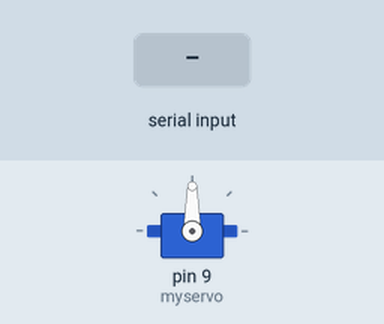
Recording of a sketch running on a simulated Arduino Uno, built with avr-gcc and run on an emulated ATmega328P. Parts: servo. The test bench sets the inputs (shaded band). What the sketch prints to the serial monitor is not drawn.

Above: at 1.2 s.
1.3 s: "o\n" received over the second serial link
At 1.45 s:
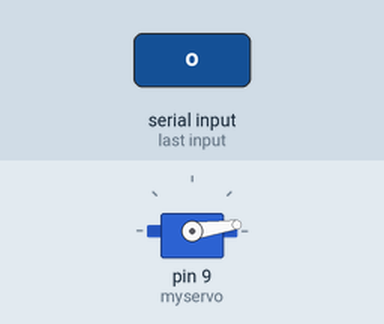
4.3 s: "o\n" received over Serial
At 5.13 s:
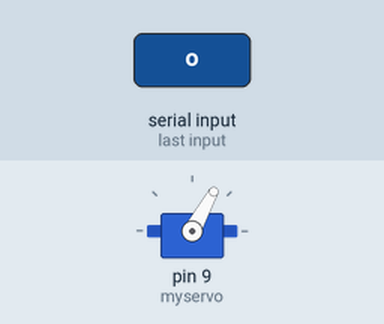
7.3 s: byte 10 (10) received over Serial
8.8 s: "1\n" received over the second serial link
Timing chart, 0 to 11.3 s (numbered marks = the images above; inputs shaded):
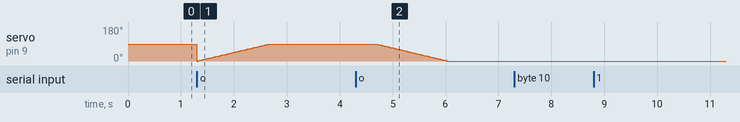

The sketch:

ArivlBoomBox.ino
```cpp
#include <SoftwareSerial.h>
#include "Arduino.h"
#include <Servo.h>
/*
Author: StacksOnStacks
Description: Belonging to the ArivlBox, this Arduino code communicates with the ArivlApp and sends a signal to the Boom gate to open when access is granted.
Version number: 2.1
Module: ArivlBox
*/

SoftwareSerial BTserial (8,7); //create BTserial object
Servo myservo;  // create servo object to control a servo
int pos; //position varialble to control serovo
char c =' '; //char to at as buffer
boolean NL = true; //new line variable


/*
Purpose: This initiates up the functioning of the ArivlBox module.
Parameter: N/A
Return: N/A
*/
void setup()
{
    myservo.attach(9);  // attaches the servo on pin 9 to the servo object

    Serial.begin(9600);
    Serial.print("Sketch:   ");   Serial.println(__FILE__);
    Serial.print("Uploaded: ");   Serial.println(__DATE__);
    Serial.println(" ");

    BTserial.begin(9600);
    Serial.println("BTserial started at 9600");
}


/*
Purpose: This function connects to the ArivlApp and sends a signal to open the gate.
Parameter: N/A
Return: N/A
*/

void loop()
{
    // Read from the Bluetooth module and send to the Arduino Serial Monitor
    if (BTserial.available())
    {

        c = BTserial.read();

         if(c == 'o'){
            for (int pos = 0; pos <= 90; pos += 1) { // goes from 0 degrees to 180 degrees
             // in steps of 1 degree
              myservo.write(pos);              // tell servo to go to position in variable 'pos'
              delay(15);                      // waits 15ms for the servo to reach the position
           }

           delay(2000);

           for (int pos = 90; pos >= 0; pos -= 1) { // goes from 180 degrees to 0 degrees
           myservo.write(pos);              // tell servo to go to position in variable 'pos'
           delay(15);                       // waits 15ms for the servo to reach the position
           }

          }

        Serial.write(c);
    }


    // Read from the Serial Monitor and send to the Bluetooth module
    if (Serial.available())
    {
        c = Serial.read();

      // send to the Bluetooth module
         if (c!=10 & c!=13 )
        {
           BTserial.write(c);
        }
        // Echo the user input to the main window.
                // If there is a new line print the ">" character.
        if (NL) { Serial.print("\r\n>");  NL = false; }
        Serial.write(c);
        if (c==10) { NL = true; }
    }
}
```

Measured:
- after the input at 7.3 s, every drawn part: stays the same
- after the input at 8.8 s, every drawn part: stays the same
